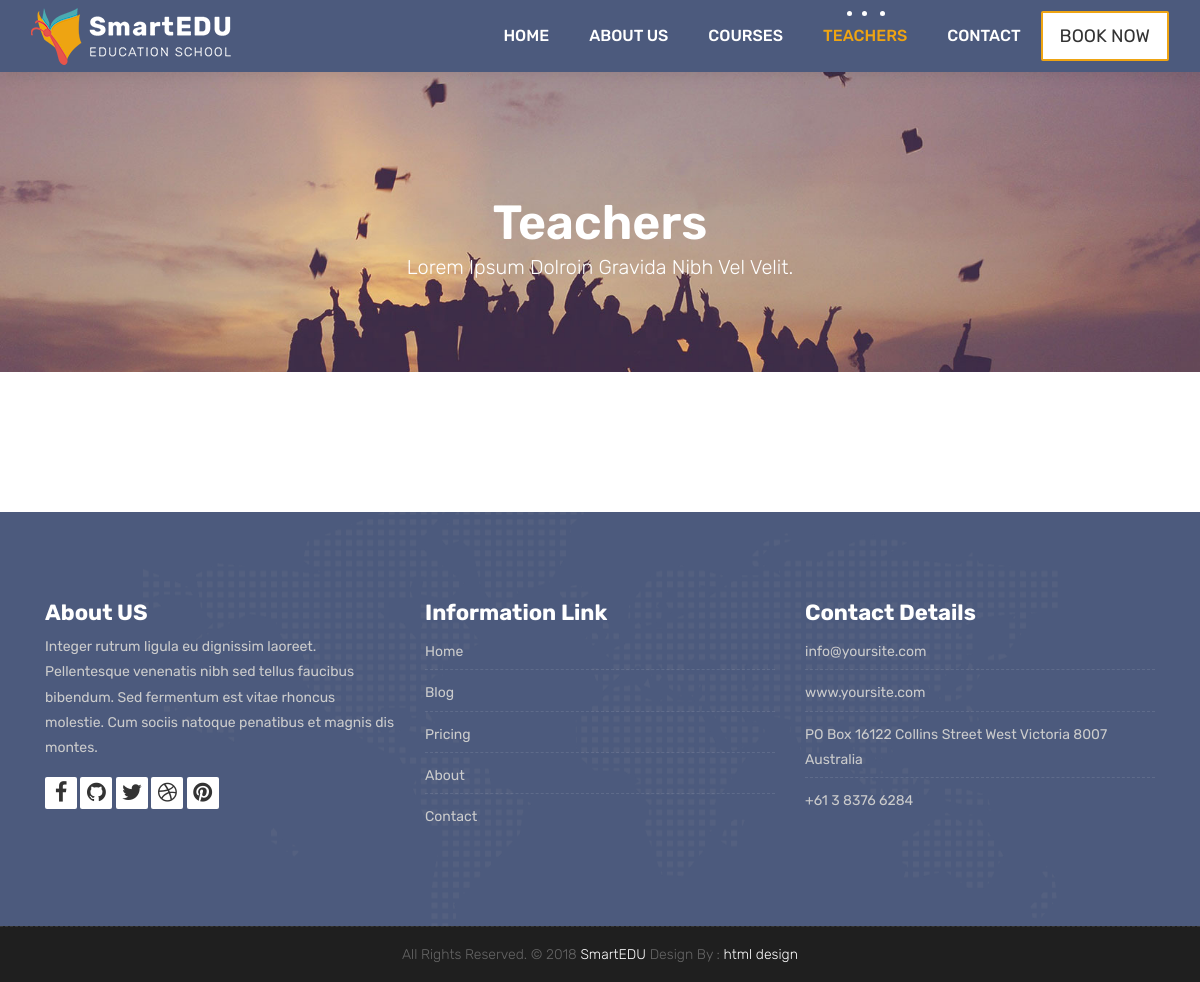
The page /teachers/ on the database as committed earlier.
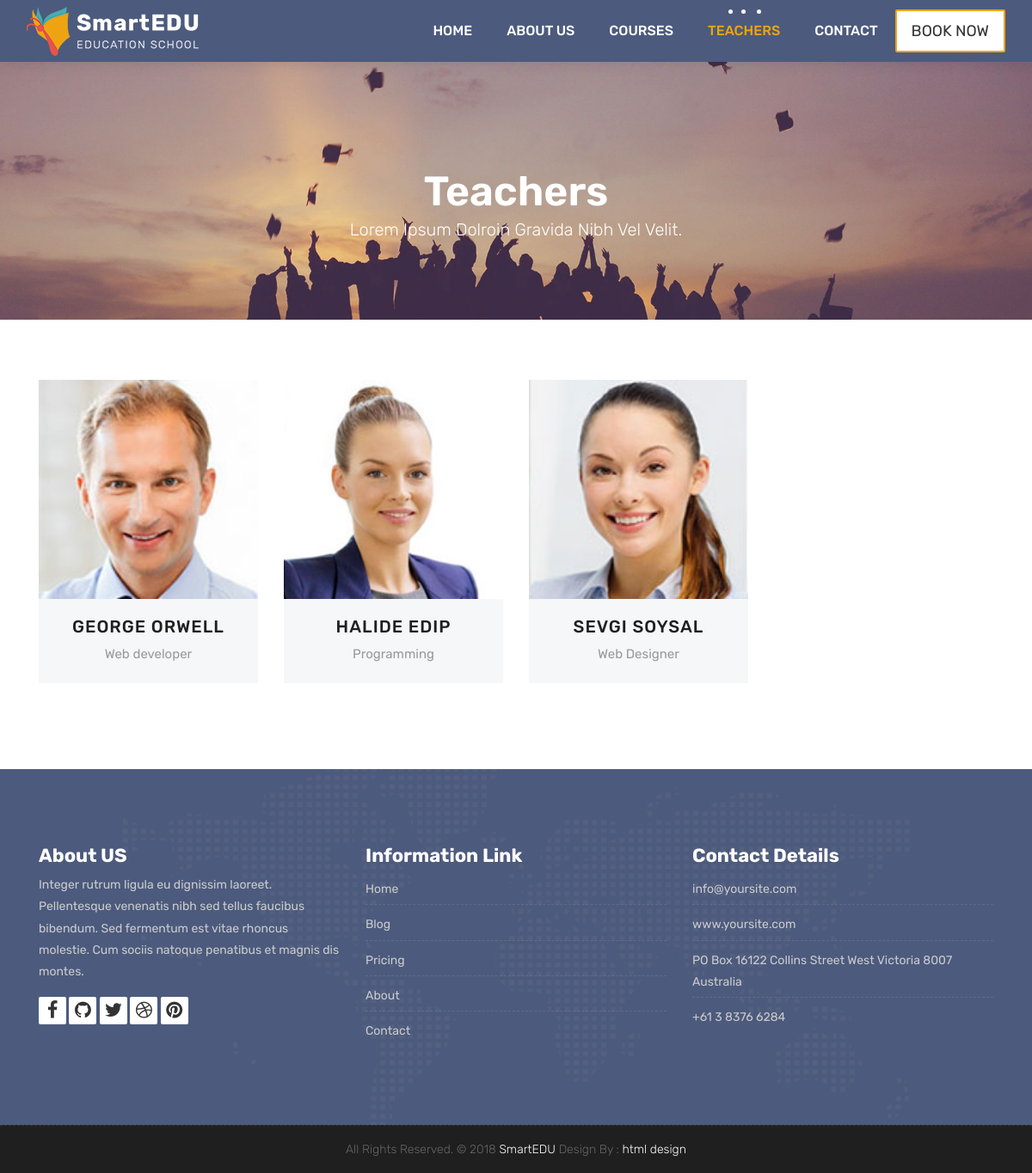
The same page on the database as committed later.
### teachers/models.py (models this page shows, shortened)
class Teacher(models.Model):
     name=models.CharField(max_length=50)
     title=models.CharField(max_length=50)
     description=models.TextField(blank=True)
     image = models.ImageField(upload_to="courses/%Y/%m/%d/")
     facebook=models.URLField(max_length=100, blank=True)
     twitter=models.URLField(max_length=100, blank=True)
     linkedin=models.URLField(max_length=100, blank=True)
     youtube=models.URLField(max_length=100, blank=True)

### teachers/views.py (the view)
# urls.py: path('', TeacherListView.as_view(), name="teachers"),
class  TeacherListView(ListView):
   model=Teacher
   template_name='teachers.html'
   context_object_name='teachers'

### templates/teachers.html (shortened to what this page needs)
{% extends 'partials/_base.html' %}
{% block content %}
{% load static %}
	<div class="all-title-box">
		<div class="container text-center">
			<h1>Teachers<span class="m_1">Lorem Ipsum dolroin gravida nibh vel velit.</span></h1>
		</div>
	</div>
	<div id="teachers" class="section wb">
        <div class="container">
            <div class="row">
				{% for teacher in teachers %}
				<div class="col-lg-3 col-md-6 col-12">
					<div class="our-team">
						<div class="team-img">
							<img src="{{teacher.image.url}}">
						</div>
						<div class="team-content">
							<h3 class="title">{{teacher.name}}</h3>
							<span class="post">{{teacher.title}}</span>
						</div>
					</div>
				</div>
                {% endfor %}
            </div>
        </div>
    </div>
{% endblock %}

### templates/partials/_base.html (shortened to what this page needs)
{% load static %}
<!DOCTYPE html>
<html lang="en">
    <link rel="stylesheet"  href="{% static 'css/bootstrap.min.css' %}">
    <link rel="stylesheet" href= "{% static 'style.css' %}">
    <link rel="stylesheet" href="{% static 'css/versions.css' %}">
    <link rel="stylesheet" href=" {% static 'css/responsive.css' %}">
    <link rel="stylesheet" href="{% static 'css/custom.css' %}">
</head>
<body class="host_version">
	{% include "partials/_navbar.html" %}
    {% block content %}
    {% endblock  %}
	{% include "partials/_footer.html" %}

### templates/partials/_navbar.html (shortened to what this page needs)
	{% load static %}
	<header class="top-navbar">
		<nav class="navbar navbar-expand-lg navbar-light bg-light">
			<div class="container-fluid">
				<a class="navbar-brand" href="{% url 'index' %}">
					<img src="{% static 'images/logo.png' %}" alt="" />
				</a>
				<div class="collapse navbar-collapse" id="navbars-host">
					<ul class="navbar-nav ml-auto">
						<li class="nav-item {% if '/' == request.path %} active {% endif %}"><a class="nav-link" href="{% url 'index' %}">Home</a></li>
						<li class="nav-item {% if 'about' in  request.path %} active {% endif %}""><a class="nav-link" href="{% url 'about' %}">About Us</a></li>
                        <li class="nav-item {% if 'courses' in  request.path %} active {% endif %}""><a class="nav-link" href="{% url 'courses' %}">Courses</a></li>
						<li class="nav-item {% if 'teachers' in  request.path %} active {% endif %}""><a class="nav-link" href="{% url 'teachers' %}">Teachers</a></li>
						<li class="nav-item"><a class="nav-link" href="contact.html">Contact</a></li>
					</ul>
				</div>
					<ul class="nav navbar-nav navbar-right">
                        <li><a class="hover-btn-new log orange" href="#" data-toggle="modal" data-target="#login"><span>Book Now</span></a></li>
                    </ul>
				</div>
		</nav>
	</header>

### templates/partials/_footer.html (shortened to what this page needs)
{% load static %}
<footer class="footer">
    <div class="container">
        <div class="row">
            <div class="col-lg-4 col-md-4 col-xs-12">
                <div class="widget clearfix">
                    <div class="widget-title">
                        <h3>About US</h3>
                    </div>
                    <p> Integer rutrum ligula eu dignissim laoreet. Pellentesque venenatis nibh sed tellus faucibus bibendum. Sed fermentum est vitae rhoncus molestie. Cum sociis natoque penatibus et magnis dis montes.</p>
                    <div class="footer-right">
                        <ul class="footer-links-soi">
                            <li><a href="#"><i class="fa fa-facebook"></i></a></li>
                            <li><a href="#"><i class="fa fa-github"></i></a></li>
                            <li><a href="#"><i class="fa fa-twitter"></i></a></li>
                            <li><a href="#"><i class="fa fa-dribbble"></i></a></li>
                            <li><a href="#"><i class="fa fa-pinterest"></i></a></li>
                        </ul>
                    </div>
                </div>
            </div>
            <div class="col-lg-4 col-md-4 col-xs-12">
                <div class="widget clearfix">
                    <div class="widget-title">
                        <h3>Information Link</h3>
                    </div>
                    <ul class="footer-links">
                        <li><a href="#">Home</a></li>
                        <li><a href="#">Blog</a></li>
                        <li><a href="#">Pricing</a></li>
                        <li><a href="#">About</a></li>
                        <li><a href="#">Contact</a></li>
                    </ul>
                </div>
            </div>
            <div class="col-lg-4 col-md-4 col-xs-12">
                <div class="widget clearfix">
                    <div class="widget-title">
                        <h3>Contact Details</h3>
                    </div>
                    <ul class="footer-links">
                        <li><a href="mailto:#">info@yoursite.com</a></li>
                        <li><a href="#">www.yoursite.com</a></li>
                        <li>PO Box 16122 Collins Street West Victoria 8007 Australia</li>
                        <li>+61 3 8376 6284</li>
                    </ul>
                </div>
            </div>
        </div>
    </div>
</footer>
<div class="copyrights">
    <div class="container">
        <div class="footer-distributed">
            <div class="footer-center">
                <p class="footer-company-name">All Rights Reserved. &copy; 2018 <a href="#">SmartEDU</a> Design By : <a href="https://html.design/">html design</a></p>
            </div>
        </div>
    </div>
</div>
</body>
</html>

Rows that differ between the two databases and show on the page:
added Teacher: image (picture), name "GEORGE ORWELL", title "Web developer"
added Teacher: image (picture), name "HALIDE EDIP", title "Programming"
added Teacher: image (picture), name "SEVGI SOYSAL", title "Web Designer"
